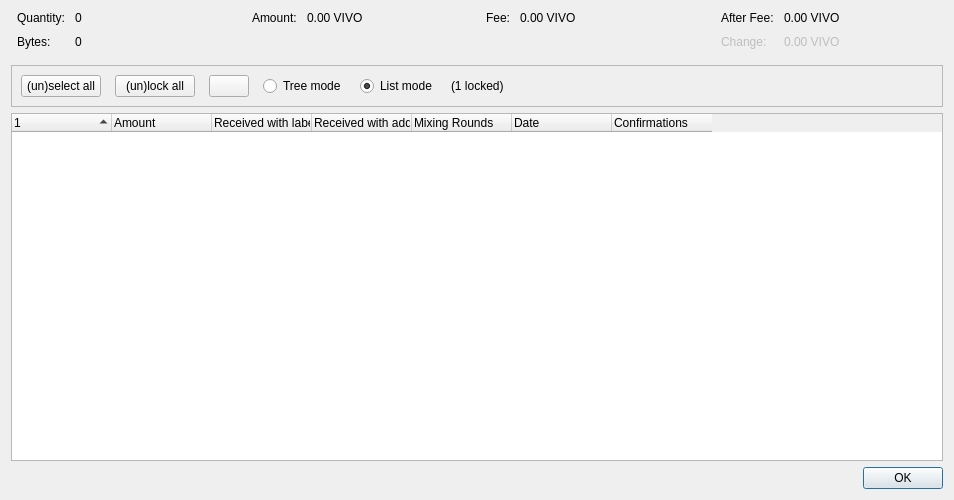
<?xml version="1.0" encoding="UTF-8"?>
<ui version="4.0">
 <class>CoinControlDialog</class>
 <widget class="QDialog" name="CoinControlDialog">
  <property name="geometry">
   <rect>
    <x>0</x>
    <y>0</y>
    <width>954</width>
    <height>500</height>
   </rect>
  </property>
  <property name="windowTitle">
   <string>Coin Selection</string>
  </property>
  <layout class="QVBoxLayout" name="verticalLayout">
   <item>
    <layout class="QHBoxLayout" name="horizontalLayoutTop" stretch="0,0,0,0">
     <property name="topMargin">
      <number>0</number>
     </property>
     <property name="bottomMargin">
      <number>10</number>
     </property>
     <item>
      <layout class="QFormLayout" name="formLayoutCoinControl1">
       <property name="labelAlignment">
        <set>Qt::AlignLeft|Qt::AlignVCenter</set>
       </property>
       <property name="horizontalSpacing">
        <number>10</number>
       </property>
       <property name="verticalSpacing">
        <number>10</number>
       </property>
       <property name="leftMargin">
        <number>6</number>
       </property>
       <property name="rightMargin">
        <number>6</number>
       </property>
       <item row="0" column="0">
        <widget class="QLabel" name="labelCoinControlQuantityText">
         <property name="text">
          <string>Quantity:</string>
         </property>
        </widget>
       </item>
       <item row="0" column="1">
        <widget class="QLabel" name="labelCoinControlQuantity">
         <property name="cursor">
          <cursorShape>IBeamCursor</cursorShape>
         </property>
         <property name="contextMenuPolicy">
          <enum>Qt::ActionsContextMenu</enum>
         </property>
         <property name="text">
          <string notr="true">0</string>
         </property>
         <property name="textInteractionFlags">
          <set>Qt::LinksAccessibleByMouse|Qt::TextSelectableByKeyboard|Qt::TextSelectableByMouse</set>
         </property>
        </widget>
       </item>
       <item row="1" column="0">
        <widget class="QLabel" name="labelCoinControlBytesText">
         <property name="text">
          <string>Bytes:</string>
         </property>
        </widget>
       </item>
       <item row="1" column="1">
        <widget class="QLabel" name="labelCoinControlBytes">
         <property name="cursor">
          <cursorShape>IBeamCursor</cursorShape>
         </property>
         <property name="contextMenuPolicy">
          <enum>Qt::ActionsContextMenu</enum>
         </property>
         <property name="text">
          <string notr="true">0</string>
         </property>
         <property name="textInteractionFlags">
          <set>Qt::LinksAccessibleByMouse|Qt::TextSelectableByKeyboard|Qt::TextSelectableByMouse</set>
         </property>
        </widget>
       </item>
      </layout>
     </item>
     <item>
      <layout class="QFormLayout" name="formLayoutCoinControl2">
       <property name="horizontalSpacing">
        <number>10</number>
       </property>
       <property name="verticalSpacing">
        <number>10</number>
       </property>
       <property name="leftMargin">
        <number>6</number>
       </property>
       <property name="rightMargin">
        <number>6</number>
       </property>
       <item row="0" column="0">
        <widget class="QLabel" name="labelCoinControlAmountText">
         <property name="text">
          <string>Amount:</string>
         </property>
        </widget>
       </item>
       <item row="0" column="1">
        <widget class="QLabel" name="labelCoinControlAmount">
         <property name="cursor">
          <cursorShape>IBeamCursor</cursorShape>
         </property>
         <property name="contextMenuPolicy">
          <enum>Qt::ActionsContextMenu</enum>
         </property>
         <property name="text">
          <string notr="true">0.00 VIVO</string>
         </property>
         <property name="textInteractionFlags">
          <set>Qt::LinksAccessibleByMouse|Qt::TextSelectableByKeyboard|Qt::TextSelectableByMouse</set>
         </property>
        </widget>
       </item>
      </layout>
     </item>
     <item>
      <layout class="QFormLayout" name="formLayoutCoinControl3">
       <property name="horizontalSpacing">
        <number>10</number>
       </property>
       <property name="verticalSpacing">
        <number>10</number>
       </property>
       <property name="leftMargin">
        <number>6</number>
       </property>
       <property name="rightMargin">
        <number>6</number>
       </property>
       <item row="0" column="0">
        <widget class="QLabel" name="labelCoinControlFeeText">
         <property name="text">
          <string>Fee:</string>
         </property>
        </widget>
       </item>
       <item row="0" column="1">
        <widget class="QLabel" name="labelCoinControlFee">
         <property name="cursor">
          <cursorShape>IBeamCursor</cursorShape>
         </property>
         <property name="contextMenuPolicy">
          <enum>Qt::ActionsContextMenu</enum>
         </property>
         <property name="text">
          <string notr="true">0.00 VIVO</string>
         </property>
         <property name="textInteractionFlags">
          <set>Qt::LinksAccessibleByMouse|Qt::TextSelectableByKeyboard|Qt::TextSelectableByMouse</set>
         </property>
        </widget>
       </item>
      </layout>
     </item>
     <item>
      <layout class="QFormLayout" name="formLayoutCoinControl4">
       <property name="labelAlignment">
        <set>Qt::AlignLeft|Qt::AlignVCenter</set>
       </property>
       <property name="horizontalSpacing">
        <number>10</number>
       </property>
       <property name="verticalSpacing">
        <number>10</number>
       </property>
       <property name="leftMargin">
        <number>6</number>
       </property>
       <property name="rightMargin">
        <number>6</number>
       </property>
       <item row="0" column="0">
        <widget class="QLabel" name="labelCoinControlAfterFeeText">
         <property name="text">
          <string>After Fee:</string>
         </property>
        </widget>
       </item>
       <item row="0" column="1">
        <widget class="QLabel" name="labelCoinControlAfterFee">
         <property name="cursor">
          <cursorShape>IBeamCursor</cursorShape>
         </property>
         <property name="contextMenuPolicy">
          <enum>Qt::ActionsContextMenu</enum>
         </property>
         <property name="text">
          <string notr="true">0.00 VIVO</string>
         </property>
         <property name="textInteractionFlags">
          <set>Qt::LinksAccessibleByMouse|Qt::TextSelectableByKeyboard|Qt::TextSelectableByMouse</set>
         </property>
        </widget>
       </item>
       <item row="1" column="0">
        <widget class="QLabel" name="labelCoinControlChangeText">
         <property name="enabled">
          <bool>false</bool>
         </property>
         <property name="text">
          <string>Change:</string>
         </property>
        </widget>
       </item>
       <item row="1" column="1">
        <widget class="QLabel" name="labelCoinControlChange">
         <property name="enabled">
          <bool>false</bool>
         </property>
         <property name="cursor">
          <cursorShape>IBeamCursor</cursorShape>
         </property>
         <property name="contextMenuPolicy">
          <enum>Qt::ActionsContextMenu</enum>
         </property>
         <property name="text">
          <string notr="true">0.00 VIVO</string>
         </property>
         <property name="textInteractionFlags">
          <set>Qt::LinksAccessibleByMouse|Qt::TextSelectableByKeyboard|Qt::TextSelectableByMouse</set>
         </property>
        </widget>
       </item>
      </layout>
     </item>
    </layout>
   </item>
   <item>
    <widget class="QFrame" name="frame">
     <property name="minimumSize">
      <size>
       <width>0</width>
       <height>40</height>
      </size>
     </property>
     <property name="frameShape">
      <enum>QFrame::StyledPanel</enum>
     </property>
     <property name="frameShadow">
      <enum>QFrame::Sunken</enum>
     </property>
     <layout class="QHBoxLayout" name="horizontalLayout">
      <item>
       <layout class="QHBoxLayout" name="horizontalLayoutPanel" stretch="0,0,0,0,0,0,0">
        <property name="spacing">
         <number>14</number>
        </property>
        <item>
         <widget class="QPushButton" name="pushButtonSelectAll">
          <property name="sizePolicy">
           <sizepolicy hsizetype="Maximum" vsizetype="Fixed">
            <horstretch>0</horstretch>
            <verstretch>0</verstretch>
           </sizepolicy>
          </property>
          <property name="text">
           <string>(un)select all</string>
          </property>
          <property name="autoDefault">
           <bool>false</bool>
          </property>
         </widget>
        </item>
        <item>
         <widget class="QPushButton" name="pushButtonLockAll">
          <property name="sizePolicy">
           <sizepolicy hsizetype="Maximum" vsizetype="Fixed">
            <horstretch>0</horstretch>
            <verstretch>0</verstretch>
           </sizepolicy>
          </property>
          <property name="text">
           <string>(un)lock all</string>
          </property>
          <property name="autoDefault">
           <bool>false</bool>
          </property>
         </widget>
        </item>
        <item>
         <widget class="QPushButton" name="hideButton">
          <property name="sizePolicy">
           <sizepolicy hsizetype="Maximum" vsizetype="Fixed">
            <horstretch>0</horstretch>
            <verstretch>0</verstretch>
           </sizepolicy>
          </property>
          <property name="text">
           <string/>
          </property>
          <property name="autoDefault">
           <bool>false</bool>
          </property>
         </widget>
        </item>
        <item>
         <widget class="QRadioButton" name="radioTreeMode">
          <property name="sizePolicy">
           <sizepolicy hsizetype="Maximum" vsizetype="Fixed">
            <horstretch>0</horstretch>
            <verstretch>0</verstretch>
           </sizepolicy>
          </property>
          <property name="text">
           <string>Tree mode</string>
          </property>
         </widget>
        </item>
        <item>
         <widget class="QRadioButton" name="radioListMode">
          <property name="sizePolicy">
           <sizepolicy hsizetype="Maximum" vsizetype="Fixed">
            <horstretch>0</horstretch>
            <verstretch>0</verstretch>
           </sizepolicy>
          </property>
          <property name="text">
           <string>List mode</string>
          </property>
          <property name="checked">
           <bool>true</bool>
          </property>
         </widget>
        </item>
        <item>
         <widget class="QLabel" name="labelLocked">
          <property name="text">
           <string>(1 locked)</string>
          </property>
         </widget>
        </item>
        <item>
         <spacer name="horizontalSpacer">
          <property name="orientation">
           <enum>Qt::Horizontal</enum>
          </property>
          <property name="sizeHint" stdset="0">
           <size>
            <width>40</width>
            <height>20</height>
           </size>
          </property>
         </spacer>
        </item>
       </layout>
      </item>
     </layout>
    </widget>
   </item>
   <item>
    <widget class="CoinControlTreeWidget" name="treeWidget">
     <property name="contextMenuPolicy">
      <enum>Qt::CustomContextMenu</enum>
     </property>
     <property name="sortingEnabled">
      <bool>false</bool>
     </property>
     <property name="columnCount">
      <number>7</number>
     </property>
     <attribute name="headerShowSortIndicator" stdset="0">
      <bool>true</bool>
     </attribute>
     <attribute name="headerStretchLastSection">
      <bool>false</bool>
     </attribute>
     <column>
      <property name="text">
       <string/>
      </property>
     </column>
     <column>
      <property name="text">
       <string>Amount</string>
      </property>
     </column>
     <column>
      <property name="text">
       <string>Received with label</string>
      </property>
     </column>
     <column>
      <property name="text">
       <string>Received with address</string>
      </property>
     </column>
     <column>
      <property name="text">
       <string>Mixing Rounds</string>
      </property>
     </column>
     <column>
      <property name="text">
       <string>Date</string>
      </property>
     </column>
     <column>
      <property name="text">
       <string>Confirmations</string>
      </property>
      <property name="toolTip">
       <string>Confirmed</string>
      </property>
     </column>
    </widget>
   </item>
   <item>
    <widget class="QDialogButtonBox" name="buttonBox">
     <property name="orientation">
      <enum>Qt::Horizontal</enum>
     </property>
     <property name="standardButtons">
      <set>QDialogButtonBox::Ok</set>
     </property>
    </widget>
   </item>
  </layout>
 </widget>
 <customwidgets>
  <customwidget>
   <class>CoinControlTreeWidget</class>
   <extends>QTreeWidget</extends>
   <header>qt/coincontroltreewidget.h</header>
  </customwidget>
 </customwidgets>
 <resources/>
 <connections/>
</ui>
